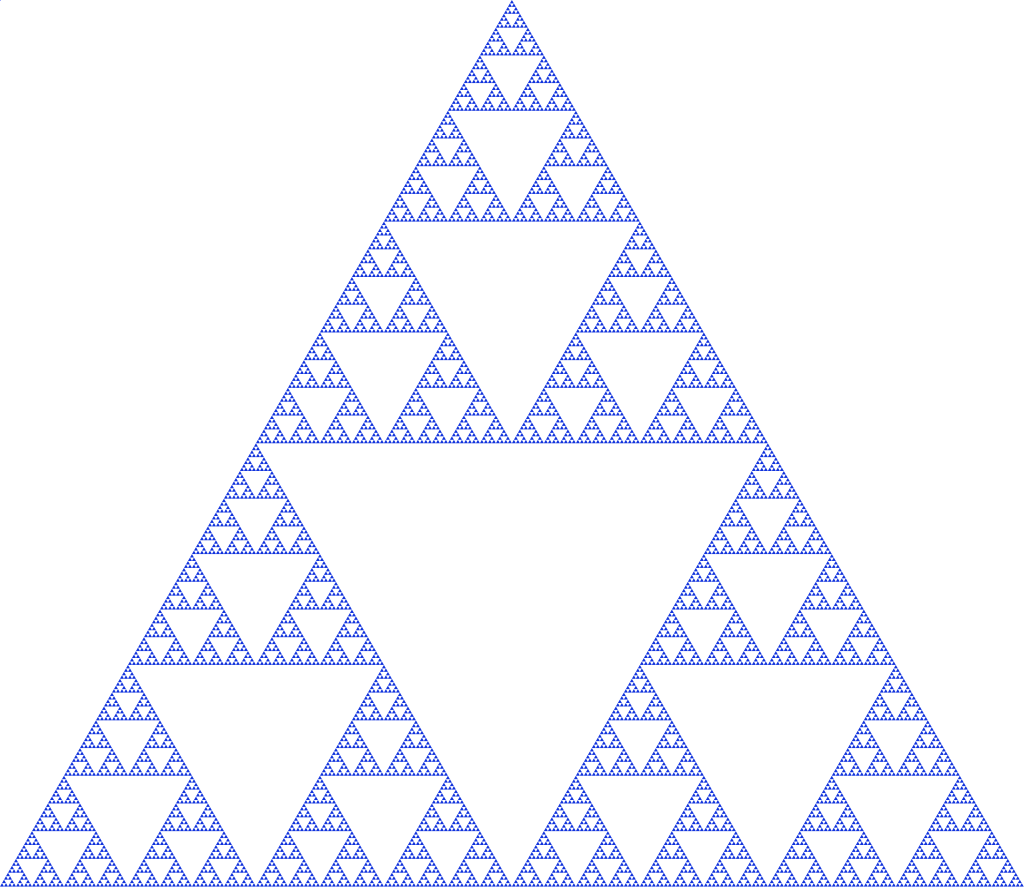
#> input picture Fractal_dimension/Sierpinski.png, 1024 x 887 px
$ python sierpinski.py   (Python 2 division)
#> lines starting #> are read from the running program, lines starting #| are printed output that depends on the picture; long printed decimals are rounded
import numpy as np
import pylab as pl

def rgb2gray(rgb):
    r, g, b = rgb[:,:,0], rgb[:,:,1], rgb[:,:,2]
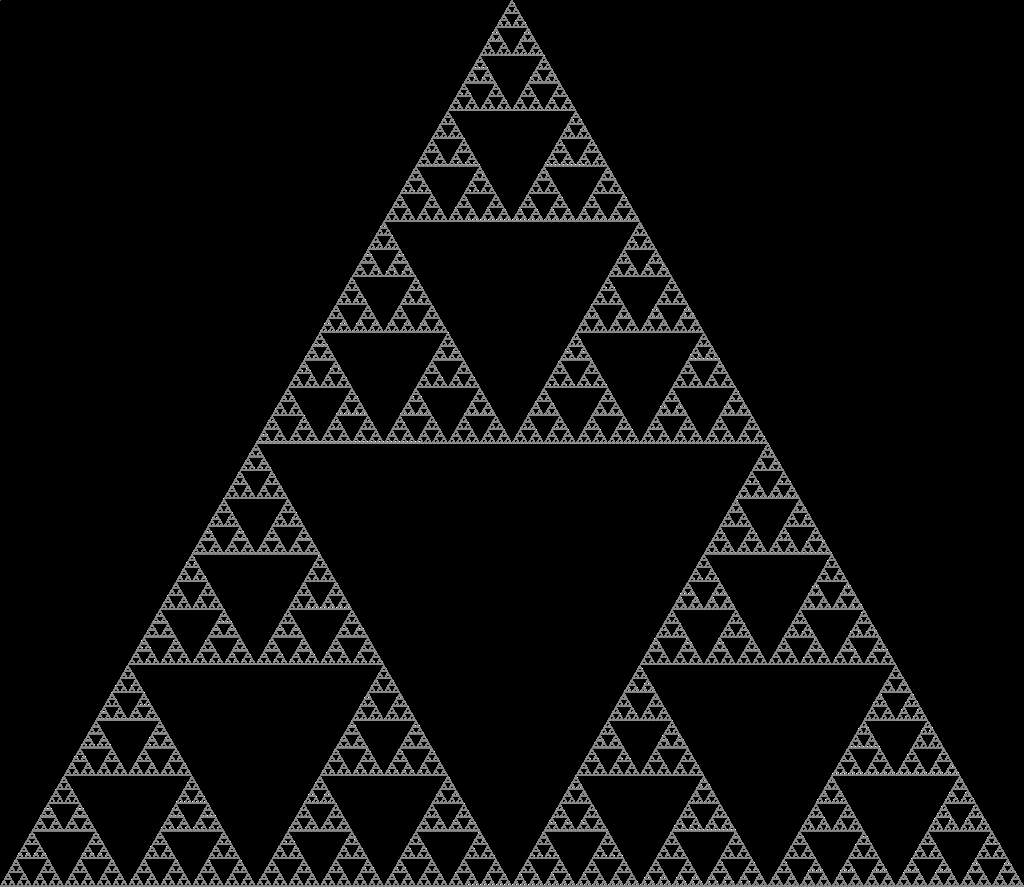
#> r: shape (887, 1024) float32; min 0, max 0.125, mean 0.00595; drawn with min black and max white
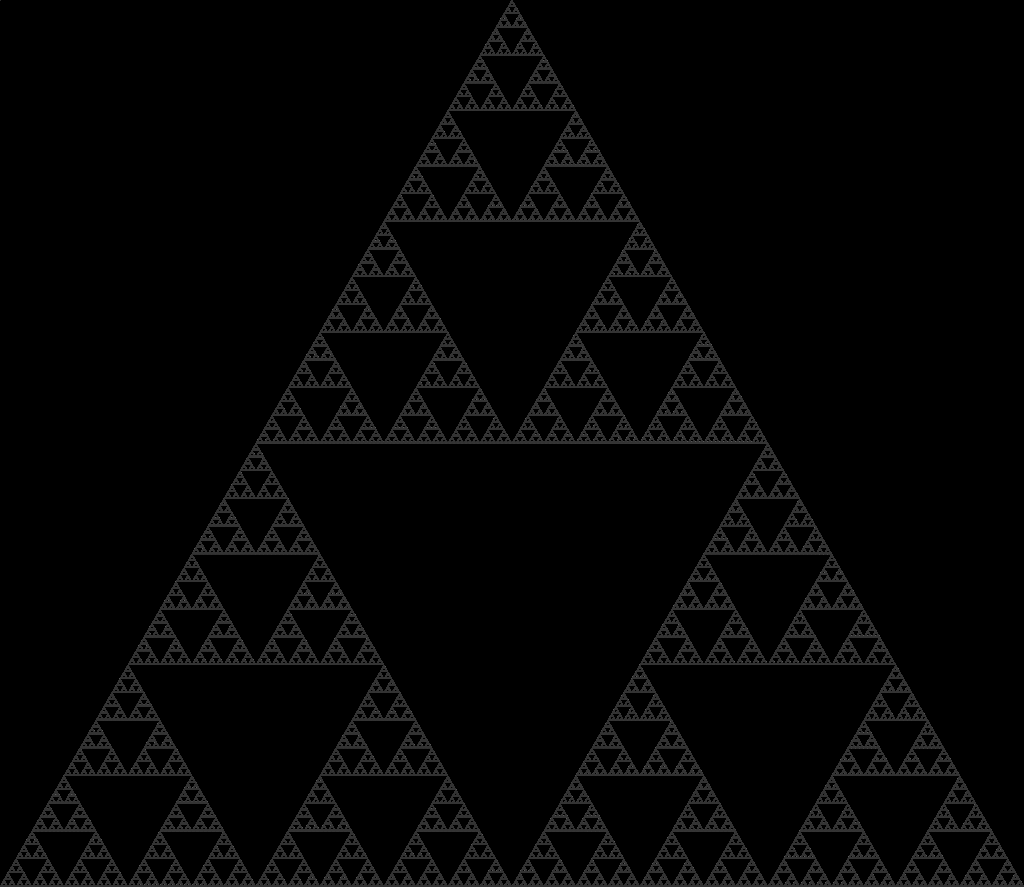
#> g: shape (887, 1024) float32; min 0, max 0.333, mean 0.0184
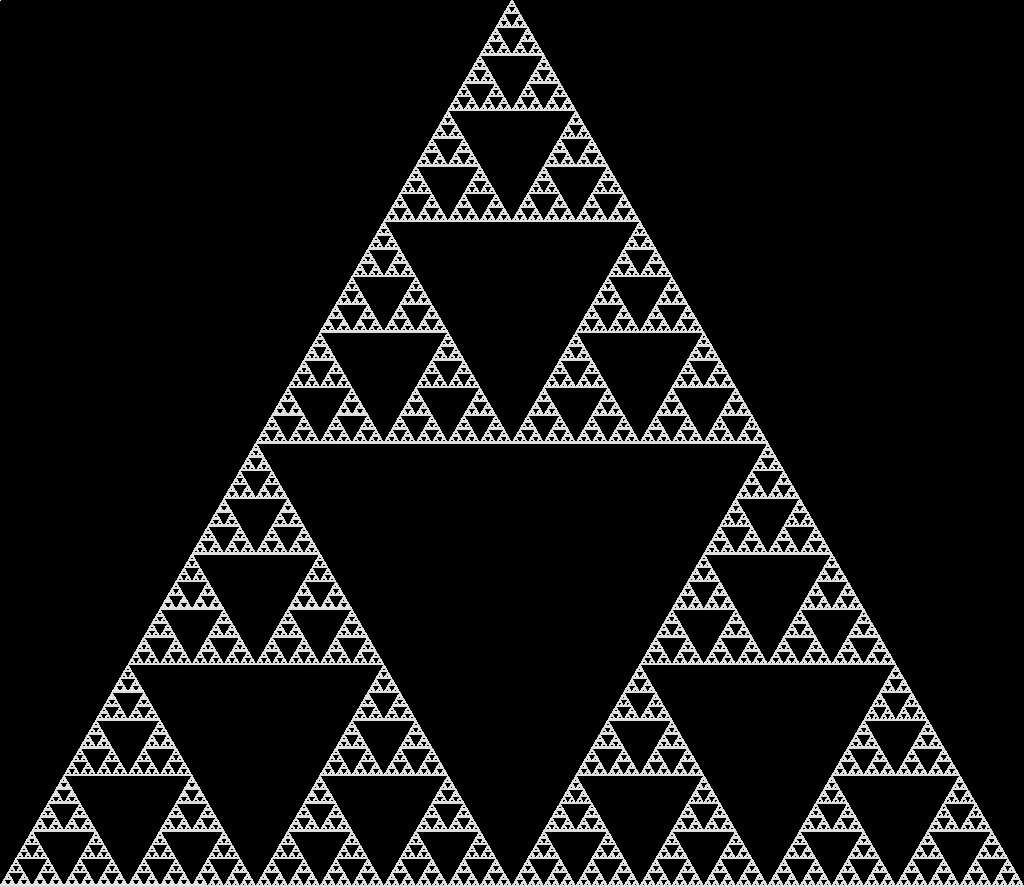
#> b: shape (887, 1024) float32; min 0, max 1, mean 0.082
    gray = 0.2989 * r + 0.5870 * g + 0.1140 * b
    return gray

image=rgb2gray(pl.imread("Sierpinski.png"))

# finding all the non-zero pixels
pixels=[]
for i in range(image.shape[0]):
    for j in range(image.shape[1]):
        if image[i,j]>0:
            pixels.append((i,j))

Lx=image.shape[1]
#> Lx = 1024
Ly=image.shape[0]
#> Ly = 887
print Lx, Ly
#| 1024 887
pixels=pl.array(pixels)
# pl.plot(pixels[:,1], pixels[:,0], '.', ms=0.01)
# pl.show()
print pixels.shape
#| (85599, 2)

# computing the fractal dimension
#considering only scales in a logarithmic list
scales=np.logspace(0.01, 10, num=10, endpoint=False, base=2)
Ns=[]
# looping over several scales
for scale in scales:
    print "======= Scale :",scale
    # computing the histogram
    H, edges=np.histogramdd(pixels, bins=(np.arange(0,Lx,scale),np.arange(0,Ly,scale)))
    Ns.append(np.sum(H>0))

# linear fit, polynomial of degree 1
coeffs=np.polyfit(np.log(scales), np.log(Ns), 1)
#> coeffs = [-1.73, 11.55]

pl.plot(np.log(scales),np.log(Ns), 'o', mfc='none')
pl.plot(np.log(scales), np.polyval(coeffs,np.log(scales)))
pl.xlabel('log $\epsilon$')
pl.ylabel('log N')
pl.savefig('sierpinski_dimension.pdf')
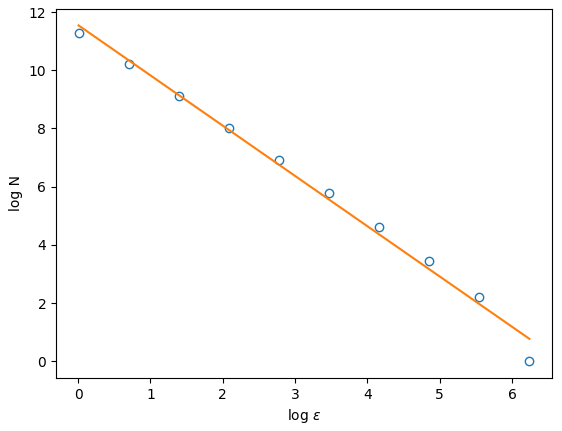
#> figure drawn by matplotlib, 1 panel; curve peaks at x = 0.00693, y = 11.28; curve peaks at x = 0.00693, y = 11.54

print "The Hausdorff dimension is", -coeffs[0] #the fractal dimension is the OPPOSITE of the fitting coefficient
#| The Hausdorff dimension is 1.728
np.savetxt("scaling.txt", zip(scales,Ns))
